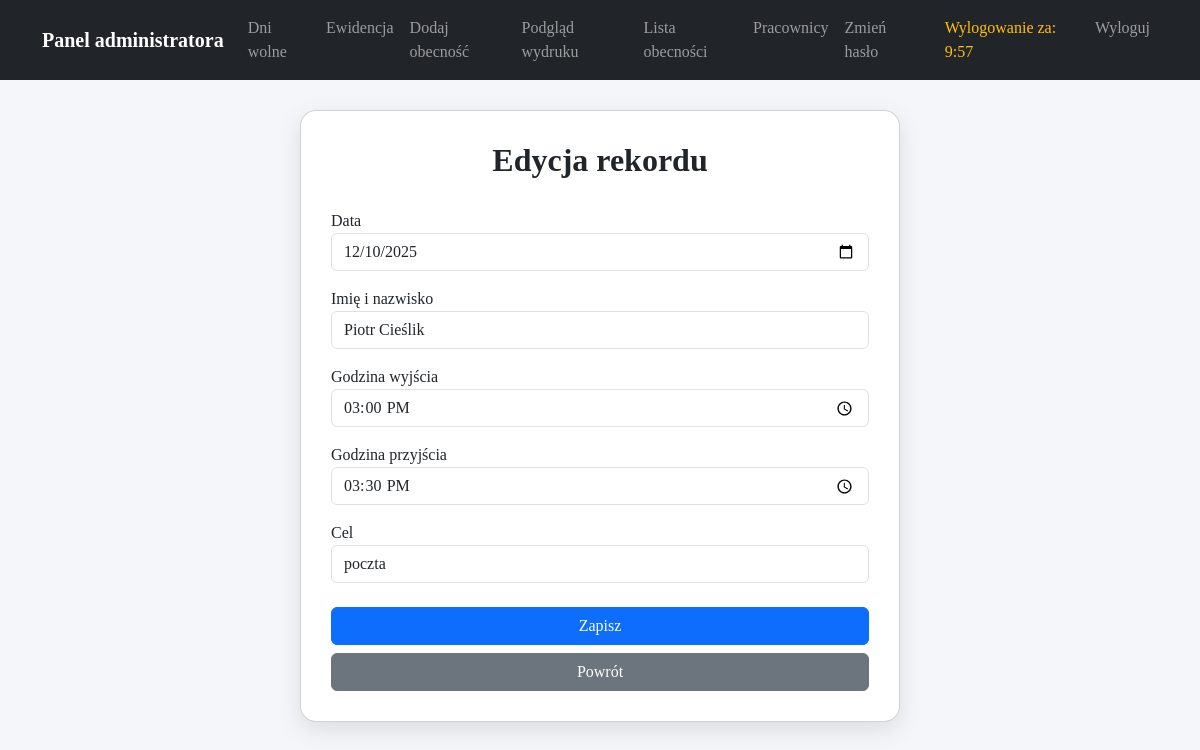
Screenshot of /edit_record.php?id=13 (signed in) with the database file from the repository.
### tables this page shows
CREATE TABLE `ewidencja` (
  `id` int(11) NOT NULL,
  `imie_nazwisko` varchar(255) NOT NULL,
  `data` date NOT NULL,
  `godzina_wyjscia` time NOT NULL,
  `godzina_przyjscia` time NOT NULL,
  `cel` varchar(255) NOT NULL,
  `created_at` timestamp NOT NULL DEFAULT current_timestamp()
);

### edit_record.php (the view, shortened to what this page needs)
<?php
$host = 'localhost';
$user = 'root';
$password = '';
$dbname = 'rejestr_obecnosci';
$conn = new mysqli($host, $user, $password, $dbname);
$id = intval($_GET['id']);
$sql = "SELECT * FROM ewidencja WHERE id = $id";
$result = $conn->query($sql);
$record = $result->fetch_assoc();
?>
<!DOCTYPE html>
<html lang="pl">
<head>
<link href="https://cdn.jsdelivr.net/npm/bootstrap@5.3.0/dist/css/bootstrap.min.css" rel="stylesheet">
</head>
<body>
<nav class="navbar navbar-expand-lg navbar-dark bg-dark mb-4">
  <div class="container">
    <a class="navbar-brand fw-bold" href="admin.php">Panel administratora</a>
    <div class="collapse navbar-collapse" id="navbarMenu">
      <ul class="navbar-nav ms-auto mb-2 mb-lg-0">
        <li class="nav-item"><a class="nav-link" href="holidays.php">Dni wolne</a></li>
        <li class="nav-item"><a class="nav-link" href="admin_tables.php">Ewidencja</a></li>
        <li class="nav-item"><a class="nav-link" href="attendance_add.php">Dodaj obecność</a></li>
        <li class="nav-item"><a class="nav-link" href="attendance_print.php">Podgląd wydruku</a></li>
        <li class="nav-item"><a class="nav-link" href="admin.php">Lista obecności</a></li>
        <li class="nav-item"><a class="nav-link" href="employees.php">Pracownicy</a></li>
        <li class="nav-item"><a class="nav-link" href="change_password.php">Zmień hasło</a></li>
        <li class="nav-item"><span class="nav-link timer" id="session-timer"></span></li>
        <li class="nav-item"><a class="nav-link" href="logout.php">Wyloguj</a></li>
      </ul>
    </div>
  </div>
</nav>
<div class="card">
<h2>Edycja rekordu</h2>
<form method="post">
    <label>Data</label>
    <input type="date" name="data" class="form-control mb-3" value="<?= $record['data'] ?>">
    <label>Imię i nazwisko</label>
    <select name="imie_nazwisko" class="form-control mb-3">
        <?php
        $emp = $conn->query("SELECT full_name FROM employees ORDER BY full_name ASC");
        while ($e = $emp->fetch_assoc()):
            $sel = ($record['imie_nazwisko'] == $e['full_name']) ? 'selected' : '';
        ?>
            <option value="<?= $e['full_name'] ?>" <?= $sel ?>><?= $e['full_name'] ?></option>
        <?php endwhile; ?>
    </select>
    <label>Godzina wyjścia</label>
    <input type="time" name="godzina_wyjscia" class="form-control mb-3" value="<?= $record['godzina_wyjscia'] ?>">
    <label>Godzina przyjścia</label>
    <input type="time" name="godzina_przyjscia" class="form-control mb-3" value="<?= $record['godzina_przyjscia'] ?>">
    <label>Cel</label>
    <input type="text" name="cel" class="form-control mb-4" value="<?= $record['cel'] ?>">
    <button class="btn btn-primary w-100">Zapisz</button>
    <a href="admin_tables.php" class="btn btn-secondary w-100 mt-2">Powrót</a>
</form>
</div>
</body>
</html>

### edit_record.php (style rules this page uses)
body { background: #f4f6f9; font-family:'Times New Roman', serif; }
.card { border-radius:16px; box-shadow:0 8px 24px rgba(0,0,0,0.1); padding:30px; margin:30px auto; max-width:600px; }
h2 { font-weight:600; text-align:center; margin-bottom:30px; }
.navbar .timer { color: #ffc107; margin-left: 10px; }

### rows the page displays
ewidencja: data "12/10/2025", godzina_wyjscia "15:00:00", godzina_przyjscia "15:30:00", cel "poczta"

### other values shown
form field imie_nazwisko "Piotr Cieślik"
